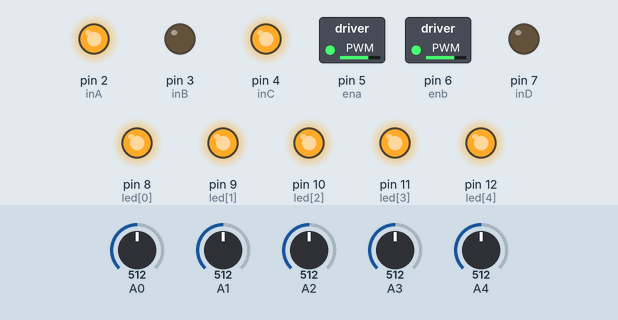
This sketch was run on a simulated Arduino Uno, built with avr-gcc and run on an emulated ATmega328P. On the bench: switched loads named in the sketch (green lamp = pin HIGH), output pins drawn as LEDs (lit = HIGH). The test bench sets the inputs (shaded band); at power-on: A0 = 512, A1 = 512, A2 = 512, A3 = 512, A4 = 512.

Above: at 1.2 s.
1.3 s: A0 set to 586
2.8 s: A0 set to 613
At 4.0 s:
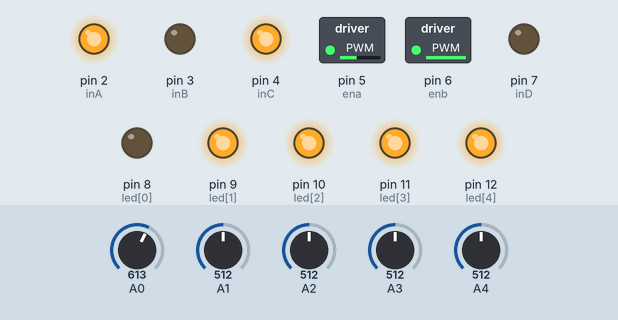
4.3 s: A1 set to 583
5.8 s: A1 set to 615
At 6.4 s:
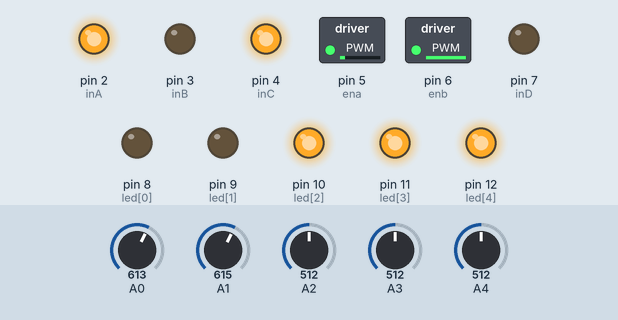
7.3 s: A2 set to 582
8.8 s: A2 set to 613
At 9.9 s:
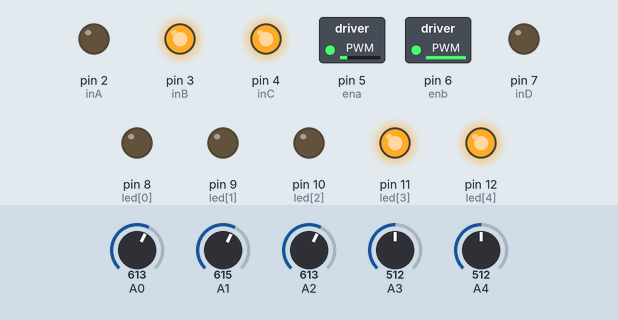
Timing chart, 0 to 11.3 s (numbered marks = the images above; inputs shaded):
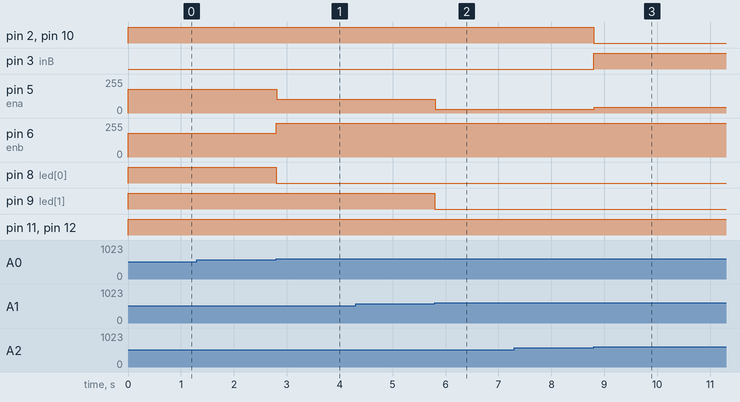

Measured:
- the behaviour switches between 600 and 601 on A0 (found by bisection; images 0 and 1)
- the behaviour switches between 600 and 601 on A1 (found by bisection; images 1 and 2)
- the behaviour switches between 600 and 601 on A2 (found by bisection; images 2 and 3)
- after the input at 1.3 s, every drawn part: stays the same
- after the input at 2.8 s, pin 5 (ena): 180/255 → 105/255 at once; pin 6 (enb): 180/255 → 254/255 at once; pin 8 (led[0]): HIGH → LOW at once
- after the input at 4.3 s, every drawn part: stays the same
- after the input at 5.8 s, pin 5 (ena): 105/255 → 30/255 at once; pin 9 (led[1]): HIGH → LOW at once
- after the input at 7.3 s, every drawn part: stays the same
- after the input at 8.8 s, pin 2 (inA), pin 10 (led[2]): HIGH → LOW at once; pin 3 (inB): LOW → HIGH at once; pin 5 (ena): 30/255 → 45/255 at once

The sketch:

RUET_line_follower_PID.ino
```cpp
/*************************************
---------- Code Written by -----------
-------------- Shimanto --------------
---------------- BUET ----------------
**************************************/

#define inA 2
#define inB 3
#define inC 4
#define inD 7
#define ena 5
#define enb 6

int th[5]={600,600,600,600,600};
int led[5]={8,9,10,11,12};
void wheel(int lm, int rm);

int i, sen[5],s[5], lastSensor,lastError;

int base_L=180;
int base_R=180;
int kp=15;
int kd=8;
void setup()
{
  mot_init();
  other_init();
}
void loop()
{

  line_follow();
}

void other_init()
{
  for(i=0;i<5;i++) pinMode(led[i],OUTPUT);
  lastSensor=0;
  lastError=0;
  Serial.begin(9600);
}

void mot_init()
{
  pinMode(inA,OUTPUT);
  pinMode(inB,OUTPUT);
  pinMode(inC,OUTPUT);
  pinMode(inD,OUTPUT);
  pinMode(ena,OUTPUT);
  pinMode(enb,OUTPUT);

  digitalWrite(inA,HIGH);
  digitalWrite(inB,HIGH);
  digitalWrite(inC,HIGH);
  digitalWrite(inD,HIGH);
}

void wheel(int lm, int rm)
{
  if(lm==0)
  {
    digitalWrite(inC,HIGH);
    digitalWrite(inD,HIGH);
  }
  if(lm>0)
  {
    digitalWrite(inC,HIGH);
    digitalWrite(inD,LOW);
  }
  else if(lm<0)
  {
    digitalWrite(inC,LOW);
    digitalWrite(inD,HIGH);
  }


  if(rm==0)
  {
    digitalWrite(inA,HIGH);
    digitalWrite(inB,HIGH);
  }
  if(rm>0)
  {
    digitalWrite(inA,HIGH);
    digitalWrite(inB,LOW);
  }
  else if(rm<0)
  {
    digitalWrite(inA,LOW);
    digitalWrite(inB,HIGH);
  }
  if(lm>254) lm=254;
  if(lm<-254) lm=-254;
  if(rm>254) rm=254;
  if(rm<-254) rm=-254;

  analogWrite(ena,abs(rm));
  analogWrite(enb,abs(lm));

}

int readSensor()
{
  for(i=0;i<5;i++)
  {
    sen[i]=analogRead(i);
    if(sen[i]>th[i])
    {
      s[i]=0;
      digitalWrite(led[i],LOW);
    }
    else {
      s[i]=1;
      digitalWrite(led[i],HIGH);
    }
  }

  int error,sum;
  sum=s[0]+s[1]+s[2]+s[3]+s[4];
  if(sum!=0)
  {
    error=(s[0]*10+s[1]*20+s[2]*30+s[3]*40+s[4]*50)/sum-30;
  }
  else
  {
     error=420;
  }

  if(s[0]==1) lastSensor=1;
  else if(s[4]==1) lastSensor =2;
//  Serial.println(error);
  return error;
}


void line_follow()
{
  int error,p,d,corr;
 error=readSensor();
 if(error==420)
 {
   if(lastSensor==1) wheel(-100,100);
   else if(lastSensor==2) wheel(100,-100);
 }
 else
 {
   p=kp*error;
   d=kd*(error-lastError);
   corr=p+d;
//   Serial.println(corr);
   wheel(base_L+corr,base_R-corr);
   if((error-lastError)!=0) delay(5);
   lastError=error;
 }

}
```
